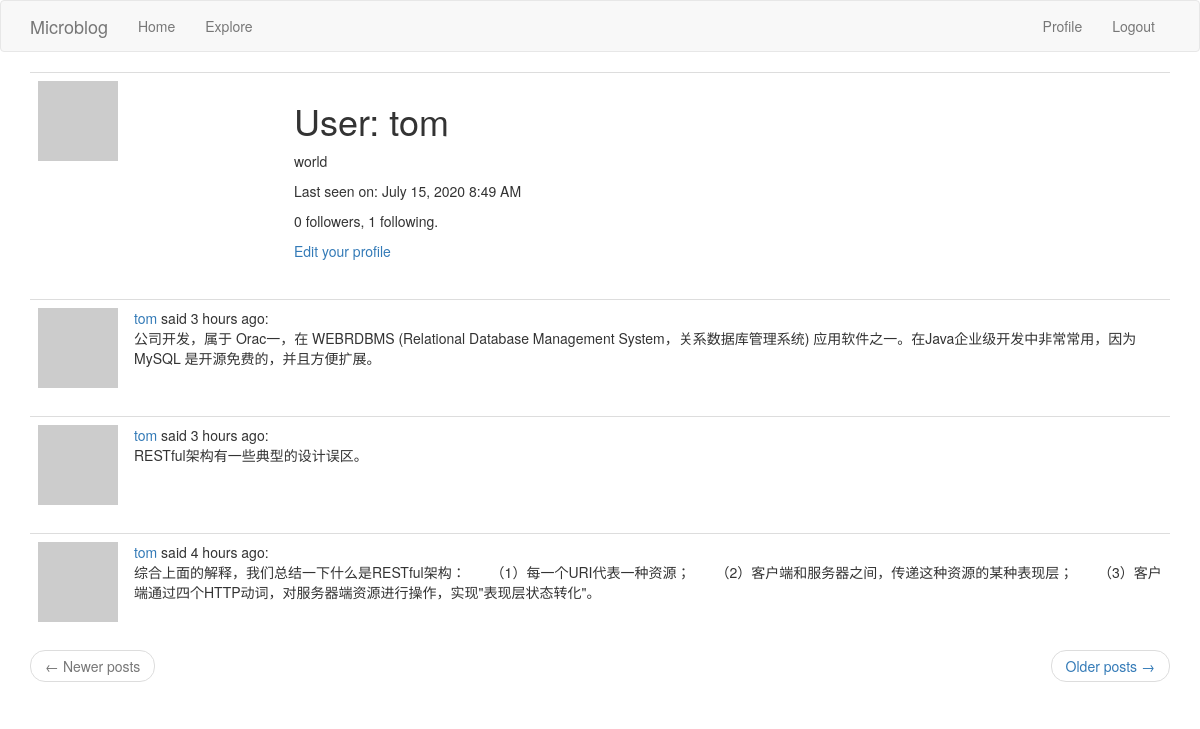
/user/tom (signed in), run on an earlier commit of the app's database.
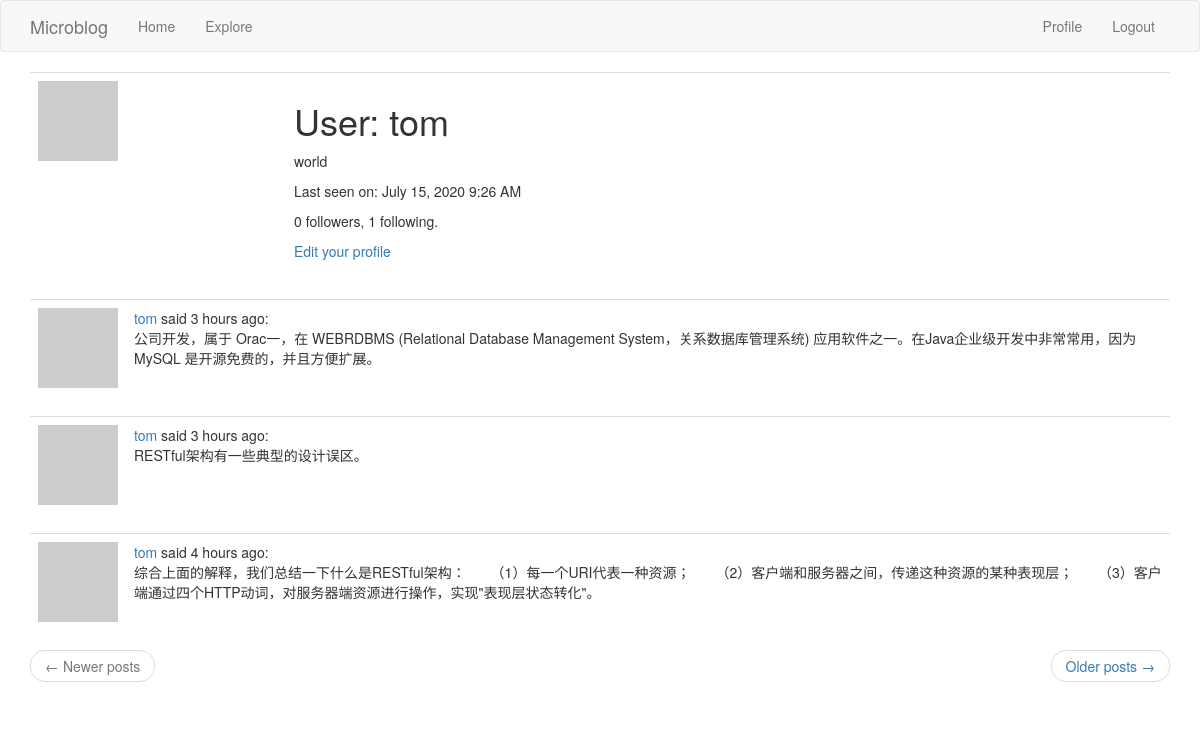
And on a later commit of the database.
### app/models.py (models this page shows, shortened)
class User(db.Model, UserMixin):
    id = db.Column(db.Integer, primary_key=True)
    username = db.Column(db.String(64), index=True, unique=True)
    email = db.Column(db.String(120), index=True, unique=True)
    password_hash = db.Column(db.String(128))
    posts = db.relationship('Post', backref='author', lazy='dynamic')
    about_me = db.Column(db.String(140))
    last_seen = db.Column(db.DateTime, default=datetime.utcnow)
    followed = db.relationship(
        'User', secondary=followers,
        primaryjoin=(followers.c.follower_id == id),
        secondaryjoin=(followers.c.followed_id == id),
        backref=db.backref('followers', lazy='dynamic'), lazy='dynamic')
    def avatar(self, size):
        digest = md5(self.email.lower().encode('utf-8')).hexdigest()
        return 'https://www.gravatar.com/avatar/{}?d=identicon&s={}'.format(digest, size)

class Post(db.Model):
    id = db.Column(db.Integer, primary_key=True)
    body = db.Column(db.String(140))
    timestamp = db.Column(db.DATETIME, index=True, default=datetime.utcnow)
    user_id = db.Column(db.Integer, db.ForeignKey('user.id'))

### app/routes.py (the view)
@app.route('/user/<username>')
@login_required
def user(username):
    user = User.query.filter_by(username=username).first_or_404()
    page = request.args.get('page', 1, type=int)
    posts = user.posts.order_by(Post.timestamp.desc()).paginate(
        page, app.config['POSTS_PER_PAGE'], False)
    next_url = url_for('user', username=user.username, page=posts.next_num) \
        if posts.has_next else None
    prev_url = url_for('user', username=user.username, page=posts.prev_num) \
        if posts.has_prev else None
    return render_template('user.html', user=user, posts=posts.items, next_url=next_url, prev_url=prev_url)

### app/models.py (called while the page is built)
@login.user_loader
def load_user(id):
    return User.query.get(int(id))

### app/routes.py (called while the page is built)
@app.before_request
def before_request():
    if current_user.is_authenticated:
        current_user.last_seen = datetime.utcnow()
        db.session.commit()

### app/templates/user.html (shortened to what this page needs)
{% extends "base.html" %}
{% block app_content %}
    <table class="table table-hover">
        <tr>
            <td width="256px"><img src="{{ user.avatar(256) }}"></td>
            <td>
                <h1>User: {{ user.username }}</h1>
                {% if user.about_me %}<p>{{ user.about_me }}</p>{% endif %}
                {% if user.last_seen %}<p>Last seen on: {{ moment(user.last_seen).format('LLL') }}</p>{% endif %}
                <p>{{ user.followers.count() }} followers, {{ user.followed.count() }} following.</p>
                {% if user == current_user %}
                <p><a href="{{ url_for('edit_profile') }}">Edit your profile</a></p>
                {% endif %}
            </td>
        </tr>
    </table>
    {% for post in posts %}
        {% include '_post.html' %}
    {% endfor %}
    <nav aria-label="...">
        <ul class="pager">
            <li class="previous{% if not prev_url %} disabled{% endif %}">
                <a href="{{ prev_url or '#' }}">
                    <span aria-hidden="true">&larr;</span> Newer posts
                </a>
            </li>
            <li class="next{% if not next_url %} disabled{% endif %}">
                <a href="{{ next_url or '#' }}">
                    Older posts <span aria-hidden="true">&rarr;</span>
                </a>
            </li>
        </ul>
    </nav>
{% endblock %}

### app/templates/base.html (shortened to what this page needs)
{% extends "bootstrap/base.html" %}
{% block navbar %}
    <nav class="navbar navbar-default">
        <div class="container">
            <div class="navbar-header">
                <a class="navbar-brand" href="{{ url_for('index') }}">Microblog</a>
            </div>
            <div class="collapse navbar-collapse" id="bs-example-navbar-collapse-1">
                <ul class="nav navbar-nav">
                    <li><a href="{{ url_for('index') }}">Home</a></li>
                    <li><a href="{{ url_for('explore') }}">Explore</a></li>
                </ul>
                <ul class="nav navbar-nav navbar-right">
                    {% if current_user.is_anonymous %}
                        <li><a href="{{ url_for('login') }}">Login</a></li>
                    {% else %}
                        <li><a href="{{ url_for('user', username=current_user.username) }}">Profile</a></li>
                        <li><a href="{{ url_for('logout') }}">Logout</a></li>
                    {% endif %}
                </ul>
            </div>
        </div>
    </nav>
{% endblock %}
{% block content %}
    <div class="container">
        {% block app_content %}{% endblock %}
    </div>
{% endblock %}

### app/templates/_post.html
    <table class="table table-hover">
        <tr>
            <td width="70px">
                <a href="{{ url_for('user', username=post.author.username) }}">
                    <img src="{{ post.author.avatar(70) }}" />
                </a>
            </td>
            <td>
                <a href="{{ url_for('user', username=post.author.username) }}">
                    {{ post.author.username }}
                </a>
                said {{ moment(post.timestamp).fromNow() }}:
                <br>
                {{ post.body }}
            </td>
        </tr>
    </table>

What changed in the data, as far as the page shows it:
changed User "tom": last_seen "July 15, 2020 8:49 AM" → "July 15, 2020 9:26 AM"
